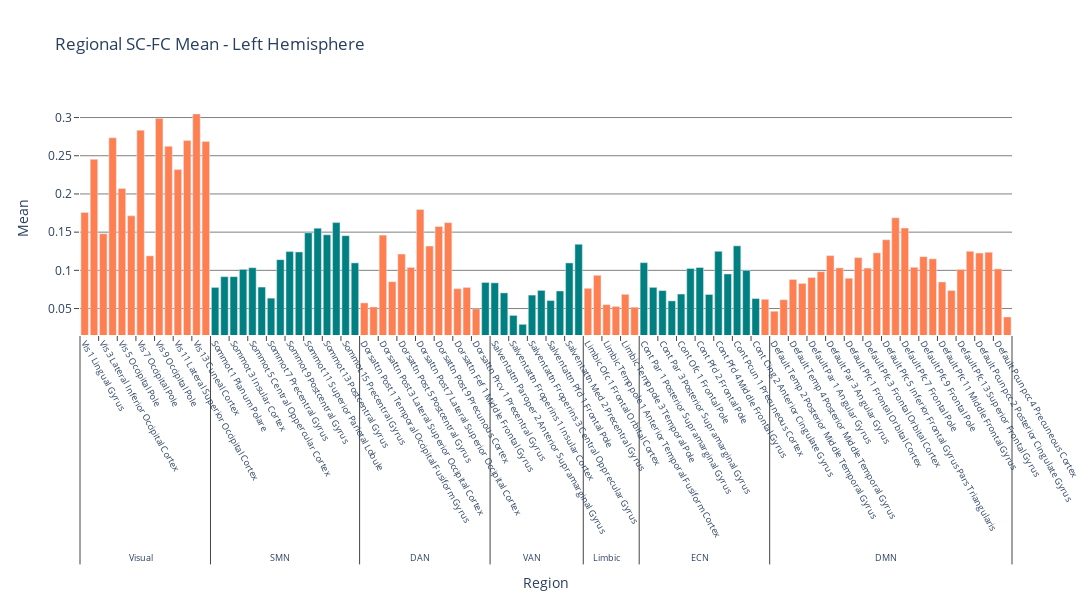
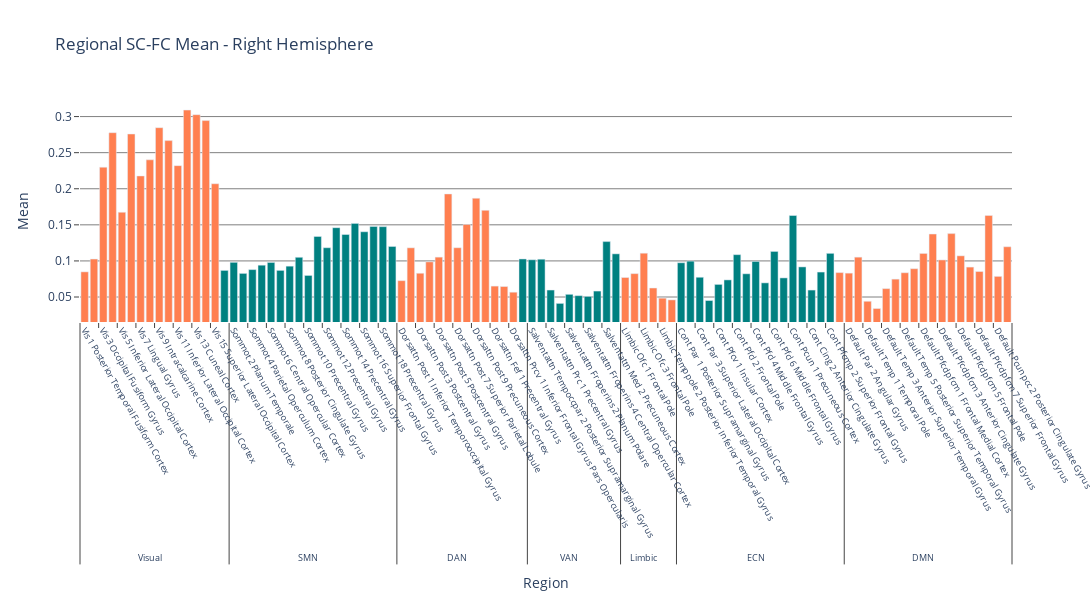

Notebook code for these charts, in order:
### Code cell
import plotly.graph_objs as go

leb['plot'] = leb['regions'].str.replace('L_', '', regex=True)
leb['plot'] = leb['plot'].str.replace('R_', '', regex=True)
leb['plot'] = leb['plot'].str.replace('_', ' ', regex=True)
leb['plot'] = leb['plot'].str.title()

#set y range so all plots will be on the same y limits
y_min = data_mean.values.min()
y_max = data_mean.values.max()
y_margin = (y_max - y_min) * 0.05
y_range = [y_min - y_margin, y_max + y_margin]

####### LEFT HEMISPHERE ####
x_inner = leb['plot'].iloc[left].tolist()+ leb['plot'].iloc[subl].tolist()
x_outer = leb['networks'].iloc[left].tolist() +leb['networks'].iloc[subl].tolist()
cc = leb['colors'].iloc[left].tolist() +leb['colors'].iloc[subl].tolist()
x = [x_outer,x_inner]
bar_trace = go.Bar(
    x=x,  
    y=data_mean.iloc[left].tolist()+data_mean.iloc[subl].tolist(),
    orientation='v',
    name='Mean',
    marker_color=cc)

layout = go.Layout(
    title='Regional SC-FC Mean - Left Hemisphere',
    xaxis=dict(
        title='Region',
        type='multicategory',
        tickangle=60,
        automargin=True,
        mirror=True,
        ticks='outside',
        showline=False,
        linecolor='dimgray',
        linewidth=0.2,
        tickfont=dict(size=9),
    ),
    yaxis=dict(title='Mean', range=y_range, 
        showgrid=True,
        mirror=True,
        ticks='outside',
        showline=False,
        linecolor='dimgray',
        dtick=0.05,
        gridcolor='grey'               
),  
    width=1100,
    height=600,    
    plot_bgcolor='white',  # Set plot background color to white
    paper_bgcolor='white'
)
fig = go.Figure(data=[bar_trace], layout=layout)
fig.show()


####### RIGHT HEMISPHERE ####
x_inner = leb['plot'].iloc[right].tolist()+ leb['plot'].iloc[subr].tolist()
x_outer = leb['networks'].iloc[right].tolist() +leb['networks'].iloc[subr].tolist()
cc = leb['colors'].iloc[right].tolist() +leb['colors'].iloc[subr].tolist()
x = [x_outer,x_inner]
bar_trace = go.Bar(
    x=x,  
    y=data_mean.iloc[right].tolist()+data_mean.iloc[subr].tolist(),
    orientation='v',
    name='Mean',
    marker_color=cc)

layout = go.Layout(
    title='Regional SC-FC Mean - Right Hemisphere',
    xaxis=dict(
        title='Region',
        type='multicategory',
        tickangle=60,
        automargin=True,
        mirror=True,
        ticks='outside',
        showline=False,
        linecolor='dimgray',
        linewidth=0.2,
        tickfont=dict(size=9),
    ),
    yaxis=dict(title='Mean', range=y_range, 
        showgrid=True,
        mirror=True,
        ticks='outside',
        showline=False,
        linecolor='dimgray',
        dtick=0.05,
        gridcolor='grey'               
),  
    width=1100,
    height=600,    
    plot_bgcolor='white',  # Set plot background color to white
    paper_bgcolor='white'
)
fig = go.Figure(data=[bar_trace], layout=layout)
fig.show()

### Figure 1 — Plotly figure (JSON) as saved in the notebook; plotly's stock layout.template omitted (floating-point values rounded to 4 significant figures; data arrays with more than 128 entries replaced by an {"elided": "..."} marker saying what was removed)
{"data": [{"marker": {"color": ["coral", "coral", "coral", "coral", "coral", "coral", "coral", "coral", "coral", "coral", "coral", "coral", "coral", "coral", "teal", "teal", "teal", "teal", "teal", "teal", "teal", "teal", "teal", "teal", "teal", "teal", "teal", "teal", "teal", "teal", "coral", "coral", "coral", "coral", "coral", "coral", "coral", "coral", "coral", "coral", "coral", "coral", "coral", "teal", "teal", "teal", "teal", "teal", "teal", "teal", "teal", "teal", "teal", "teal", "coral", "coral", "coral", "coral", "coral", "coral", "teal", "teal", "teal", "teal", "teal", "teal", "teal", "teal", "teal", "teal", "teal", "teal", "teal", "coral", "coral", "coral", "coral", "coral", "coral", "coral", "coral", "coral", "coral", "coral", "coral", "coral", "coral", "coral", "coral", "coral", "coral", "coral", "coral", "coral", "coral", "coral", "coral", "coral", "coral", "coral"]}, "name": "Mean", "orientation": "v", "type": "bar", "x": {"elided": "2x100 str values"}, "y": [0.1758, 0.2453, 0.1479, 0.2735, 0.2071, 0.1713, 0.2835, 0.119, 0.299, 0.2623, 0.2319, 0.2699, 0.3047, 0.2686, 0.07767, 0.09171, 0.09171, 0.1013, 0.1035, 0.07813, 0.06363, 0.114, 0.1245, 0.1241, 0.1492, 0.1552, 0.1465, 0.1625, 0.1454, 0.1098, 0.05739, 0.05208, 0.1461, 0.08515, 0.1213, 0.1038, 0.1795, 0.1318, 0.1574, 0.1624, 0.07602, 0.07762, 0.04969, 0.08413, 0.08368, 0.07051, 0.04102, 0.02936, 0.06762, 0.07377, 0.06045, 0.07301, 0.1097, 0.1342, 0.07648, 0.09354, 0.05509, 0.0528, 0.0686, 0.05181, 0.1101, 0.07772, 0.07351, 0.06002, 0.06901, 0.1024, 0.1037, 0.06843, 0.1248, 0.09527, 0.1321, 0.09995, 0.0631, 0.06212, 0.04648, 0.06151, 0.08805, 0.08287, 0.09062, 0.09832, 0.1193, 0.1032, 0.0897, 0.1167, 0.103, 0.1229, 0.1401, 0.1688, 0.1554, 0.104, 0.1179, 0.1151, 0.08482, 0.07361, 0.1012, 0.1249, 0.1226, 0.1237, 0.1019, 0.03895]}], "layout": {"height": 600, "paper_bgcolor": "white", "plot_bgcolor": "white", "title": {"text": "Regional SC-FC Mean - Left Hemisphere"}, "width": 1100, "xaxis": {"automargin": true, "autorange": true, "linecolor": "dimgray", "linewidth": 0.2, "mirror": true, "range": [-0.5, 99.5], "showline": false, "tickangle": 60, "tickfont": {"size": 9}, "ticks": "outside", "title": {"text": "Region"}, "type": "multicategory"}, "yaxis": {"dtick": 0.05, "gridcolor": "grey", "linecolor": "dimgray", "mirror": true, "range": [0.01538, 0.323], "showgrid": true, "showline": false, "ticks": "outside", "title": {"text": "Mean"}, "type": "linear"}}}

### Figure 2 — Plotly figure (JSON) as saved in the notebook; plotly's stock layout.template omitted (floating-point values rounded to 4 significant figures; data arrays with more than 128 entries replaced by an {"elided": "..."} marker saying what was removed)
{"data": [{"marker": {"color": ["coral", "coral", "coral", "coral", "coral", "coral", "coral", "coral", "coral", "coral", "coral", "coral", "coral", "coral", "coral", "teal", "teal", "teal", "teal", "teal", "teal", "teal", "teal", "teal", "teal", "teal", "teal", "teal", "teal", "teal", "teal", "teal", "teal", "teal", "coral", "coral", "coral", "coral", "coral", "coral", "coral", "coral", "coral", "coral", "coral", "coral", "coral", "teal", "teal", "teal", "teal", "teal", "teal", "teal", "teal", "teal", "teal", "teal", "coral", "coral", "coral", "coral", "coral", "coral", "teal", "teal", "teal", "teal", "teal", "teal", "teal", "teal", "teal", "teal", "teal", "teal", "teal", "teal", "teal", "teal", "teal", "coral", "coral", "coral", "coral", "coral", "coral", "coral", "coral", "coral", "coral", "coral", "coral", "coral", "coral", "coral", "coral", "coral", "coral", "coral"]}, "name": "Mean", "orientation": "v", "type": "bar", "x": {"elided": "2x100 str values"}, "y": [0.08484, 0.1026, 0.2299, 0.2777, 0.1674, 0.2758, 0.2177, 0.2401, 0.2846, 0.2667, 0.232, 0.309, 0.3026, 0.2944, 0.2069, 0.08687, 0.09807, 0.08273, 0.08798, 0.09409, 0.09789, 0.0869, 0.09275, 0.105, 0.07989, 0.134, 0.1183, 0.1461, 0.1366, 0.152, 0.1404, 0.1478, 0.1475, 0.12, 0.07264, 0.1181, 0.08293, 0.09869, 0.1053, 0.1928, 0.1183, 0.1504, 0.1869, 0.17, 0.06512, 0.06452, 0.05666, 0.1027, 0.1016, 0.1024, 0.05967, 0.04117, 0.05372, 0.05188, 0.05083, 0.05825, 0.1268, 0.1098, 0.07703, 0.08238, 0.1107, 0.06246, 0.04839, 0.04601, 0.09746, 0.0997, 0.07739, 0.04513, 0.06747, 0.07371, 0.1087, 0.0822, 0.09931, 0.06962, 0.1131, 0.07649, 0.1629, 0.09172, 0.05963, 0.08458, 0.1105, 0.08383, 0.08308, 0.1052, 0.04409, 0.03402, 0.06159, 0.07477, 0.08361, 0.0892, 0.1104, 0.1373, 0.1014, 0.1378, 0.107, 0.09146, 0.08533, 0.1629, 0.07857, 0.1196]}], "layout": {"height": 600, "paper_bgcolor": "white", "plot_bgcolor": "white", "title": {"text": "Regional SC-FC Mean - Right Hemisphere"}, "width": 1100, "xaxis": {"automargin": true, "autorange": true, "linecolor": "dimgray", "linewidth": 0.2, "mirror": true, "range": [-0.5, 99.5], "showline": false, "tickangle": 60, "tickfont": {"size": 9}, "ticks": "outside", "title": {"text": "Region"}, "type": "multicategory"}, "yaxis": {"dtick": 0.05, "gridcolor": "grey", "linecolor": "dimgray", "mirror": true, "range": [0.01538, 0.323], "showgrid": true, "showline": false, "ticks": "outside", "title": {"text": "Mean"}, "type": "linear"}}}
